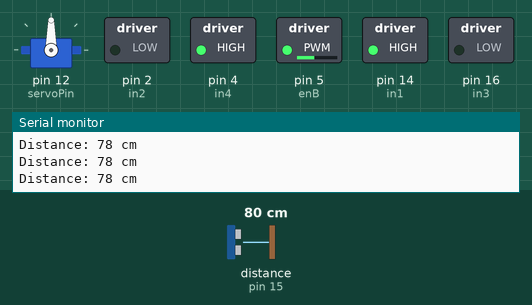
This sketch was run on a simulated Arduino Uno, built with avr-gcc and run on an emulated ATmega328P. Parts: servo, switched loads named in the sketch (green lamp = pin HIGH), the last lines printed to the serial monitor. Wiring (inferred from the names in the program): ultrasonic range finder: trigger pin 13; echo pin 15. The inputs (shaded band) are chosen by the test bench; at power-on: distance to the obstacle (sensor on pin 15) 80 cm. The echo pulse lasts 58.3 µs per cm; pins used as bus, display or sensor lines are not drawn.

Above: at 1.5 s.
1.6 s: distance to the obstacle (sensor on pin 15) set to 54 cm
3.2 s: distance to the obstacle (sensor on pin 15) set to 46 cm
At 5.5 s:
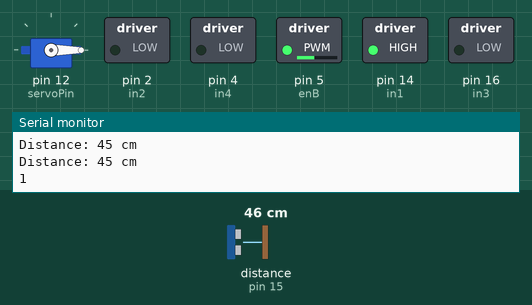
6.2 s: distance to the obstacle (sensor on pin 15) set to 60 cm
At 7.3 s:
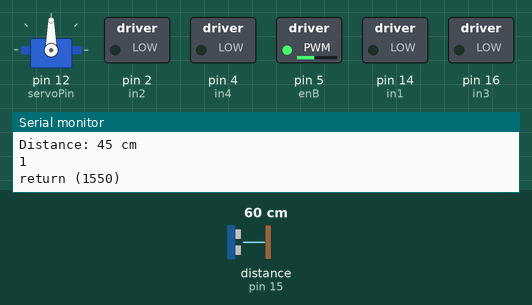
8.9 s: distance to the obstacle (sensor on pin 15) set to 2 cm
At 10.5 s:
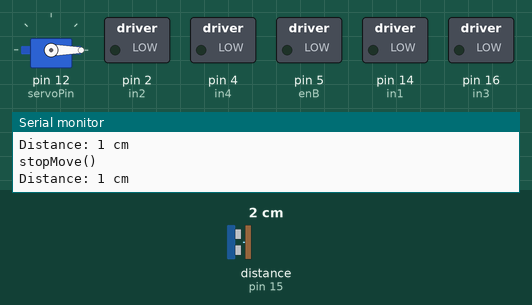
Timing chart, 0 to 12.9 s (numbered marks = the images above; inputs shaded):
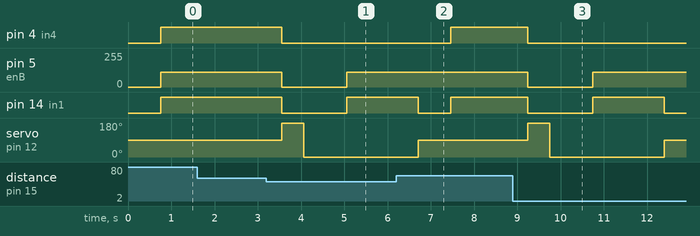

The sketch:

ObstacleAvoidingRobotEDITED.ino
```cpp
//The DIY Life
//Michael Klements
//29 June 2020
//Obstacle Avoiding Robot

// #include <AFMotor.h>                              //Import library to control motor shield
#include <Servo.h>                                //Import library to control the servo

#define enA 0
#define in1 14
#define in2 2
#define enB 5
#define in3 16
#define in4 4
#define servoPin 12

Servo servoLook;                                  //Create an object to control the servo

int trig = 13;                                    //Assign the ultrasonic sensor pins
int echo = 15;

int distance ;
int maxDist = 150;                               //Maximum sensing distance (Objects further than this distance are ignored)
int stopDist = 50;                               //Minimum distance from an object to stop in cm

int motorSpeed = 110;                             //The maximum motor speed
int motorSpeedL= 110;

int turnSpeed = 110;                               //Amount to add to motor speed when turning


void setup()
{

  pinMode(enA, OUTPUT);
  pinMode(enB, OUTPUT);
  pinMode(in1, OUTPUT);
  pinMode(in2, OUTPUT);
  pinMode(in3, OUTPUT);
  pinMode(in4, OUTPUT);


  servoLook.attach(servoPin);                           //Assign the servo pin
  pinMode(trig,OUTPUT);                           //Assign ultrasonic sensor pin modes
  pinMode(echo,INPUT);

  Serial.begin(115200);                           //For Debuging
}

void loop()
{
  servoLook.write(90);                            //Set the servo to look straight ahead
  delay(750);
  distance = getDistance();                       //Check that there are no objects ahead
  if(distance >= stopDist)                        //If there are no objects within the stopping distance, move forward
  {
    moveForward();
    Serial.println("moveForward()");              //For Debuging
  }
  while(distance >= stopDist)                     //Keep checking the object distance until it is within the minimum stopping distance
  {
    distance = getDistance();
    delay(250);
  }
  stopMove();                                     //Stop the motors
  Serial.println("stopMove()");                   //For Debuging
  int turnDir = checkDirection();                 //Check the left and right object distances and get the turning instruction
  Serial.println(turnDir);                        //For Debuging
  switch (turnDir)                                //Turn left, turn around or turn right depending on the instruction
  {
    case 0:                                       //Turn left
      turnLeft (950);
      Serial.println("turnLeft (850)");           //For Debuging
      break;
    case 1:                                       //Turn around
      turnLeft (1650);
        Serial.println("return (1550)");          //For Debuging
      break;
    case 2:                                       //Turn right
      turnRight (800);
      Serial.println("turnRight (700)");          //For Debuging
      break;
  }
}

void moveForward()                                //Set all motors to run forward
{
  analogWrite(enA,motorSpeed);
  analogWrite(enB,motorSpeedL);

  digitalWrite(in1, HIGH);
  digitalWrite(in2, LOW);

  digitalWrite(in3, LOW);
  digitalWrite(in4, HIGH);
}

void stopMove()                                   //Set all motors to stop
{
  analogWrite(enA,0);
  analogWrite(enB,0);

  digitalWrite(in1, LOW);
  digitalWrite(in2, LOW);

  digitalWrite(in3, LOW);
  digitalWrite(in4, LOW);
}

void turnLeft(int duration)                                 //Set motors to turn left for the specified duration then stop
{
  analogWrite(enA,turnSpeed);
  analogWrite(enB,turnSpeed);

  digitalWrite(in1, HIGH);
  digitalWrite(in2, LOW);

  digitalWrite(in3, LOW);
  digitalWrite(in4, LOW);

  delay(duration);

  digitalWrite(in1, LOW);
  digitalWrite(in2, LOW);

  digitalWrite(in3, LOW);
  digitalWrite(in4, LOW);

}

void turnRight(int duration)                                //Set motors to turn right for the specified duration then stop
{
  analogWrite(enA,turnSpeed);
  analogWrite(enB,turnSpeed);

  digitalWrite(in1, LOW);
  digitalWrite(in2, LOW);

  digitalWrite(in3, LOW);
  digitalWrite(in4, HIGH);

  delay(duration);
  digitalWrite(in1, LOW);
  digitalWrite(in2, LOW);

  digitalWrite(in3, LOW);
  digitalWrite(in4, LOW);
}

int getDistance()                                   //Measure the distance to an object
{
  unsigned long pulseTime;                         //Create a variable to store the pulse travel time
  int distance;                                    //Create a variable to store the calculated distance
  digitalWrite(trig, LOW);
  delayMicroseconds(2);
  digitalWrite(trig, HIGH);                         //Generate a 10 microsecond pulse
  delayMicroseconds(10);
  digitalWrite(trig, LOW);
  pulseTime = pulseIn(echo, HIGH);
  distance = (float)pulseTime * 340 / 2 / 10000;    //Calculate the object distance based on the pulse time
  Serial.print("Distance: ");                       //For Debuging
  Serial.print(distance);
  Serial.println(" cm");
  return distance;
}

int checkDirection()                                            //Check the left and right directions and decide which way to turn
{
  int distances [2] = {0,0};                                    //Left and right distances
  int turnDir = 1;                                              //Direction to turn, 0 left, 1 reverse, 2 right
  servoLook.write(180);                                         //Turn servo to look left
  delay(500);
  distances [0] = getDistance();                                //Get the left object distance
  servoLook.write(0);                                           //Turn servo to look right
  delay(1000);
  distances [1] = getDistance();                                //Get the right object distance
  if (distances[0]>=200 && distances[1]>=200)                   //If both directions are clear, turn left
    turnDir = 0;
  else if (distances[0]<=stopDist && distances[1]<=stopDist)    //If both directions are blocked, turn around
    turnDir = 1;
  else if (distances[0]>=distances[1])                          //If left has more space, turn left
    turnDir = 0;
  else if (distances[0]<distances[1])                           //If right has more space, turn right
    turnDir = 2;
  return turnDir;
}
```

Measured:
- the behaviour switches between 51 and 50 cm on distance to the obstacle (sensor on pin 15) (found by bisection; images 0 and 1)
- after the input at 3.2 s, pin 4 (in4): HIGH → LOW after 0.35 s; pin 5 (enB): 110/255 → 0/255 after 0.35 s, → 110/255 1.5 s later; pin 14 (in1): HIGH → LOW after 0.35 s, → HIGH 1.5 s later; servo on pin 12 (servoPin): 90° → 180° after 0.36 s, → 0° 0.50 s later
- after the input at 6.2 s, pin 4 (in4): LOW → HIGH after 1.3 s; pin 5 (enB): stays 110/255 (without the input it goes to 0/255 after 1.3 s); servo on pin 12 (servoPin): goes on until 6.7 s, then stays 90°
- after the input at 8.9 s, pin 4 (in4): HIGH → LOW after 0.34 s; pin 5 (enB): 110/255 → 0/255 after 0.34 s, → 110/255 1.5 s later; pin 14 (in1): HIGH → LOW after 0.34 s, → HIGH 1.5 s later, → LOW 1.7 s later; servo on pin 12 (servoPin): 90° → 180° after 0.34 s, → 0° 0.50 s later, → 90° 2.7 s later
